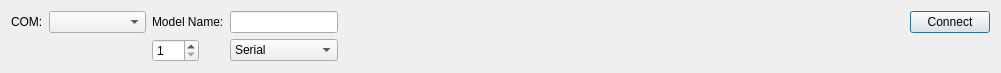
   <widget class="QWidget" name="layoutWidget">
    <property name="geometry">
     <rect>
      <x>9</x>
      <y>9</y>
      <width>1001</width>
      <height>68</height>
     </rect>
    </property>
    <layout class="QGridLayout" name="gridLayout">
     <item row="0" column="4">
      <spacer name="horizontalSpacer">
       <property name="orientation">
        <enum>Qt::Horizontal</enum>
       </property>
       <property name="sizeType">
        <enum>QSizePolicy::Expanding</enum>
       </property>
       <property name="sizeHint" stdset="0">
        <size>
         <width>107</width>
         <height>20</height>
        </size>
       </property>
      </spacer>
     </item>
     <item row="0" column="0">
      <widget class="QLabel" name="label_16">
       <property name="sizePolicy">
        <sizepolicy hsizetype="Maximum" vsizetype="Preferred">
         <horstretch>0</horstretch>
         <verstretch>0</verstretch>
        </sizepolicy>
       </property>
       <property name="text">
        <string>COM:</string>
       </property>
      </widget>
     </item>
     <item row="0" column="5">
      <widget class="QPushButton" name="connectButton">
       <property name="sizePolicy">
        <sizepolicy hsizetype="Maximum" vsizetype="Fixed">
         <horstretch>0</horstretch>
         <verstretch>0</verstretch>
        </sizepolicy>
       </property>
       <property name="text">
        <string>Connect</string>
       </property>
       <property name="checkable">
        <bool>false</bool>
       </property>
       <property name="autoDefault">
        <bool>false</bool>
       </property>
       <property name="default">
        <bool>true</bool>
       </property>
      </widget>
     </item>
     <item row="0" column="3">
      <widget class="QLineEdit" name="portEdit_3">
       <property name="sizePolicy">
        <sizepolicy hsizetype="Preferred" vsizetype="Fixed">
         <horstretch>0</horstretch>
         <verstretch>0</verstretch>
        </sizepolicy>
       </property>
       <property name="readOnly">
        <bool>true</bool>
       </property>
      </widget>
     </item>
     <item row="0" column="2">
      <widget class="QLabel" name="label_3">
       <property name="layoutDirection">
        <enum>Qt::LeftToRight</enum>
       </property>
       <property name="text">
        <string>Model Name:</string>
       </property>
       <property name="alignment">
        <set>Qt::AlignLeading|Qt::AlignLeft|Qt::AlignVCenter</set>
       </property>
      </widget>
     </item>
     <item row="0" column="1">
      <widget class="QComboBox" name="portComboBox">
       <property name="sizePolicy">
        <sizepolicy hsizetype="Minimum" vsizetype="Fixed">
         <horstretch>0</horstretch>
         <verstretch>0</verstretch>
        </sizepolicy>
       </property>
       <property name="minimumSize">
        <size>
         <width>97</width>
         <height>0</height>
        </size>
       </property>
      </widget>
     </item>
     <item row="1" column="3">
      <widget class="QComboBox" name="connectType">
       <item>
        <property name="text">
         <string>Serial</string>
        </property>
       </item>
       <item>
        <property name="text">
         <string>TCP</string>
        </property>
       </item>
      </widget>
     </item>
     <item row="1" column="2">
      <widget class="QSpinBox" name="serverEdit">
       <property name="sizePolicy">
        <sizepolicy hsizetype="Maximum" vsizetype="Fixed">
         <horstretch>0</horstretch>
         <verstretch>0</verstretch>
        </sizepolicy>
       </property>
       <property name="minimum">
        <number>1</number>
       </property>
       <property name="maximum">
        <number>247</number>
       </property>
      </widget>
     </item>
    </layout>
   </widget>
